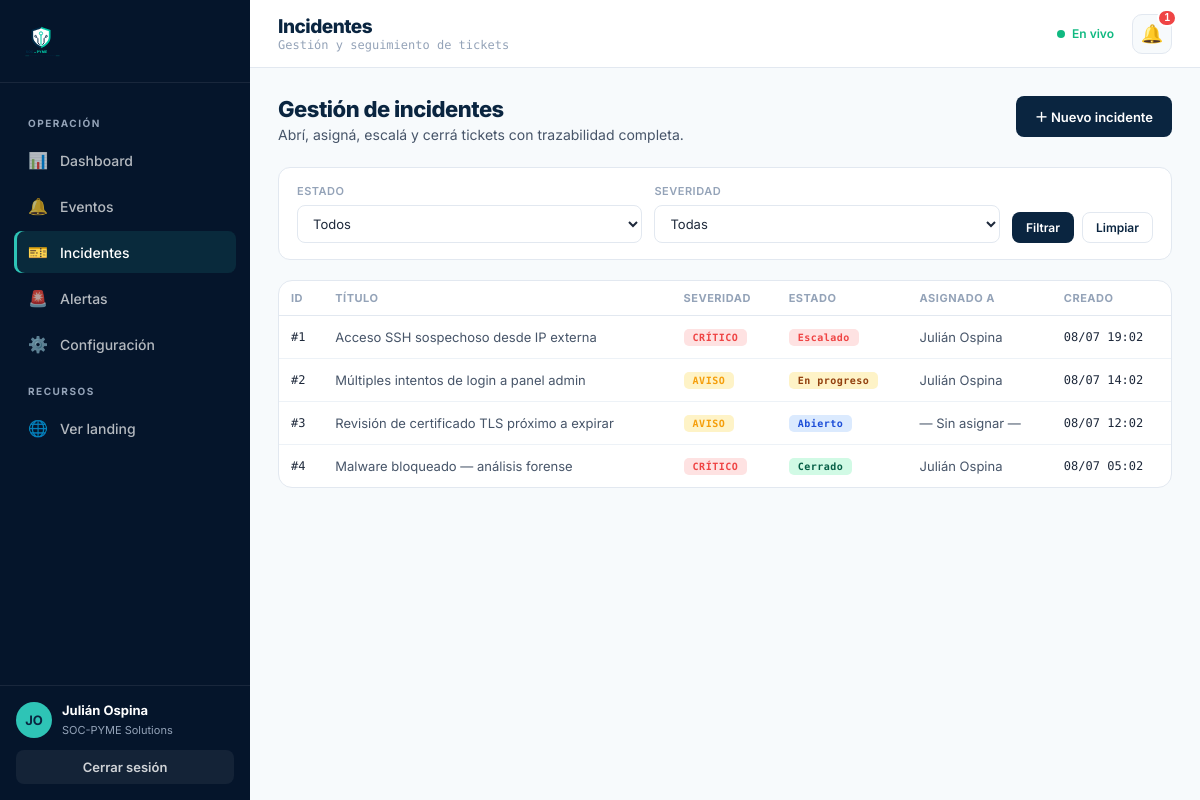
Screenshot of /incidentes/ (signed in) with the database file from the repository.
### models.py (models this page shows, shortened)
class User(UserMixin, db.Model):
    __tablename__ = "users"
    id = db.Column(db.Integer, primary_key=True)
    name = db.Column(db.String(120), nullable=False)
    company = db.Column(db.String(120), nullable=False)
    email = db.Column(db.String(160), unique=True, nullable=False, index=True)
    password_hash = db.Column(db.String(255), nullable=False)
    theme = db.Column(db.String(32), nullable=False, default="default")
    created_at = db.Column(db.DateTime, default=utcnow, nullable=False)
    incidents = db.relationship("Incident", back_populates="assignee", lazy="dynamic")
    notifications = db.relationship(
        "Notification", back_populates="user", lazy="dynamic",
        cascade="all, delete-orphan",
    )
    @property
    def initials(self):
        parts = self.name.split()
        if len(parts) >= 2:
            return (parts[0][0] + parts[1][0]).upper()
        return self.name[:2].upper()

class Incident(db.Model):
    __tablename__ = "incidents"
    id = db.Column(db.Integer, primary_key=True)
    title = db.Column(db.String(200), nullable=False)
    description = db.Column(db.Text, nullable=False, default="")
    severity = db.Column(db.String(20), nullable=False, default="aviso")
    status = db.Column(db.String(20), nullable=False, default="abierto", index=True)
    assignee_id = db.Column(db.Integer, db.ForeignKey("users.id"), nullable=True)
    event_id = db.Column(db.Integer, db.ForeignKey("events.id"), nullable=True)
    created_at = db.Column(db.DateTime, default=utcnow, nullable=False)
    updated_at = db.Column(db.DateTime, default=utcnow, onupdate=utcnow, nullable=False)
    closed_at = db.Column(db.DateTime, nullable=True)
    assignee = db.relationship("User", back_populates="incidents")
    event = db.relationship("Event", back_populates="incidents")
    logs = db.relationship(
        "IncidentLog", back_populates="incident", lazy="dynamic",
        cascade="all, delete-orphan", order_by="IncidentLog.timestamp.desc()",
    )
    @property
    def severity_label(self):
        return SEVERITY_LABELS.get(self.severity, self.severity.upper())
    @property
    def status_label(self):
        return INCIDENT_STATE_LABELS.get(self.status, self.status)

### routes/incidents.py (the view)
@incidents_bp.route("/")
@login_required
def list_incidents():
    q = Incident.query
    status = request.args.get("status", "").strip()
    severity = request.args.get("severity", "").strip()
    if status in INCIDENT_STATES:
        q = q.filter(Incident.status == status)
    if severity in SEVERITIES:
        q = q.filter(Incident.severity == severity)
    incidents = q.order_by(Incident.created_at.desc()).all()
    return render_template(
        "incidents/list.html",
        incidents=incidents,
        filters={"status": status, "severity": severity},
        statuses=INCIDENT_STATES,
        severities=SEVERITIES,
    )

### app.py (called while the page is built)
def _register_context(app):
    @app.context_processor
    def inject_globals():
        from models import Notification
        unread = 0
        recent_notifs = []
        if current_user.is_authenticated:
            unread = Notification.query.filter_by(read=False).count()
            recent_notifs = (
                Notification.query.filter_by(read=False)
                .order_by(Notification.created_at.desc())
                .limit(8)
                .all()
            )
        return {
            "unread_notifications": unread,
            "recent_notifications": recent_notifs,
        }

### models.py (called while the page is built)
@login_manager.user_loader
def load_user(user_id):
    return db.session.get(User, int(user_id))

### templates/incidents/list.html (shortened to what this page needs)
{% extends "base_app.html" %}
{% set active_page = 'incidents' %}
{% block page_title %}Incidentes{% endblock %}
{% block page_sub %}Gestión y seguimiento de tickets{% endblock %}
{% block content %}
<div class="page-head">
  <div>
    <h2>Gestión de incidentes</h2>
    <p>Abrí, asigná, escalá y cerrá tickets con trazabilidad completa.</p>
  </div>
  <a href="{{ url_for('incidents.new') }}" class="btn btn-primary">＋ Nuevo incidente</a>
</div>
<form method="get" action="{{ url_for('incidents.list_incidents') }}" class="filter-bar">
  <div class="field">
    <label>Estado</label>
    <select name="status">
      <option value="">Todos</option>
    </select>
  </div>
  <div class="field">
    <label>Severidad</label>
    <select name="severity">
      <option value="">Todas</option>
    </select>
  </div>
  <div class="filter-actions">
    <button type="submit" class="btn btn-primary btn-sm">Filtrar</button>
    <a href="{{ url_for('incidents.list_incidents') }}" class="btn btn-ghost btn-sm">Limpiar</a>
  </div>
</form>
<div class="panel" style="padding:0;">
  <table class="data-table">
    <thead>
      <tr>
        <th>ID</th>
        <th>Título</th>
        <th>Severidad</th>
        <th>Estado</th>
        <th class="hide-sm">Asignado a</th>
        <th class="hide-sm">Creado</th>
      </tr>
    </thead>
    <tbody>
      {% for inc in incidents %}
      <tr class="clickable" onclick="location.href='{{ url_for('incidents.detail', incident_id=inc.id) }}'">
        <td class="mono">#{{ inc.id }}</td>
        <td>{{ inc.title }}</td>
        <td><span class="badge sev-{{ inc.severity }}">{{ inc.severity_label }}</span></td>
        <td><span class="badge st-{{ inc.status }}">{{ inc.status_label }}</span></td>
        <td class="hide-sm">{{ inc.assignee.name if inc.assignee else '— Sin asignar —' }}</td>
        <td class="mono hide-sm">{{ inc.created_at.strftime('%d/%m %H:%M') }}</td>
      </tr>
      {% else %}
      <tr><td colspan="6" class="empty-state"><div class="ic">🎫</div>No hay incidentes. Crea uno desde un evento o con el botón «Nuevo incidente».</td></tr>
      {% endfor %}
    </tbody>
  </table>
</div>
{% endblock %}

### templates/base_app.html (shortened to what this page needs)
<!DOCTYPE html>
<html lang="es">
<head>
  <link rel="stylesheet" href="{{ url_for('static', filename='css/main.css') }}">
  <link rel="stylesheet" href="{{ url_for('static', filename='css/dashboard.css') }}">
</head>
<body class="app">
  <div class="app-shell">
    <aside class="sidebar" id="sidebar">
      <a class="sidebar-brand logo" href="{{ url_for('dashboard.index') }}">
        {% include '_logo.html' %}
      </a>
      <nav class="sidebar-nav">
        <div class="sidebar-section">Operación</div>
        <a href="{{ url_for('dashboard.index') }}" class="{% if active_page == 'dashboard' %}active{% endif %}">
          <span class="ic">📊</span> Dashboard
        </a>
        <a href="{{ url_for('events.list_events') }}" class="{% if active_page == 'events' %}active{% endif %}">
          <span class="ic">🔔</span> Eventos
        </a>
        <a href="{{ url_for('incidents.list_incidents') }}" class="{% if active_page == 'incidents' %}active{% endif %}">
          <span class="ic">🎫</span> Incidentes
        </a>
        <a href="{{ url_for('alerts.list_rules') }}" class="{% if active_page == 'alerts' %}active{% endif %}">
          <span class="ic">🚨</span> Alertas
        </a>
        <a href="{{ url_for('dashboard.settings') }}" class="{% if active_page == 'settings' %}active{% endif %}">
          <span class="ic">⚙️</span> Configuración
        </a>
        <div class="sidebar-section">Recursos</div>
        <a href="{{ url_for('main.index') }}"><span class="ic">🌐</span> Ver landing</a>
      </nav>
      <div class="sidebar-foot">
        <div class="sidebar-user">
          <div class="sidebar-avatar">{{ current_user.initials }}</div>
          <div class="sidebar-user-info">
            <strong>{{ current_user.name }}</strong>
            <span>{{ current_user.company }}</span>
          </div>
        </div>
        <a href="{{ url_for('auth.logout') }}" class="sidebar-logout">Cerrar sesión</a>
      </div>
    </aside>
    <div class="app-main">
      <header class="topbar">
        <div class="topbar-left">
          <div>
            <h1>{% block page_title %}Dashboard{% endblock %}</h1>
            <div class="topbar-sub">{% block page_sub %}SOC-PYME · Panel de operaciones{% endblock %}</div>
          </div>
        </div>
        <div class="topbar-right">
          <span class="live-dot">En vivo</span>
          <div class="bell-wrap">
            <button class="bell-btn" id="bell-btn" aria-label="Notificaciones">
              🔔
              <span class="bell-count {% if not unread_notifications %}hidden{% endif %}" id="bell-count">{{ unread_notifications }}</span>
            </button>
          </div>
        </div>
      </header>
      <main class="content">
        {% block content %}{% endblock %}
      </main>
    </div>
  </div>
</body>
</html>

### static/css/main.css (style rules this page uses)
:root { --navy: #0A2540; --navy-deep: #05152B; --blue: #0E6BA8; --cyan: #2EC4B6; --cyan-pale: #E8F9F8; --white: #FFFFFF; --off-white: #F7FAFC; --gray-100: #EDF2F7; --gray-200: #E2E8F0; --gray-400: #94A3B8; --gray-600: #475569; --gray-800: #1E293B; --red: #EF4444; --green: #10B981; --yellow: #F59E0B; }
* { margin: 0; padding: 0; box-sizing: border-box; }
html { scroll-behavior: smooth; }
body { background: var(--white); color: var(--gray-800); font-family: 'Inter', sans-serif; overflow-x: hidden; }
a { color: inherit; }
nav { position: fixed; top: 0; left: 0; right: 0; z-index: 100; display: flex; align-items: center; justify-content: space-between; padding: 0 6%; height: 70px; background: rgba(255, 255, 255, 0.95); backdrop-filter: blur(10px); border-bottom: 1px solid var(--gray-200); }
.logo { display: flex; align-items: center; gap: 10px; text-decoration: none; }
.field { margin-bottom: 18px; }
.field label { display: block; font-size: 13px; font-weight: 600; color: var(--gray-800); margin-bottom: 7px; }
.field input, .field select, .field textarea { width: 100%; padding: 12px 14px; border: 1.5px solid var(--gray-200); border-radius: 8px; font-family: 'Inter', sans-serif; font-size: 14px; color: var(--gray-800); background: var(--white); transition: border-color 0.2s, box-shadow 0.2s; }

### rows the page displays
User: initials "JO", name "Julián Ospina", company "SOC-PYME Solutions"
Incident: id "1", title "Acceso SSH sospechoso desde IP externa", severity_label "CRÍTICO", status_label "Escalado", assignee "Julián Ospina", created_at "08/07 19:02"
Incident: id "2", title "Múltiples intentos de login a panel admin", severity_label "AVISO", status_label "En progreso", assignee "Julián Ospina", created_at "08/07 14:02"
Incident: id "3", title "Revisión de certificado TLS próximo a expirar", severity_label "AVISO", status_label "Abierto", assignee "— Sin asignar —", created_at "08/07 12:02"
Incident: id "4", title "Malware bloqueado — análisis forense", severity_label "CRÍTICO", status_label "Cerrado", assignee "Julián Ospina", created_at "08/07 05:02"

### other values shown
{{ unread_notifications }} "1"
